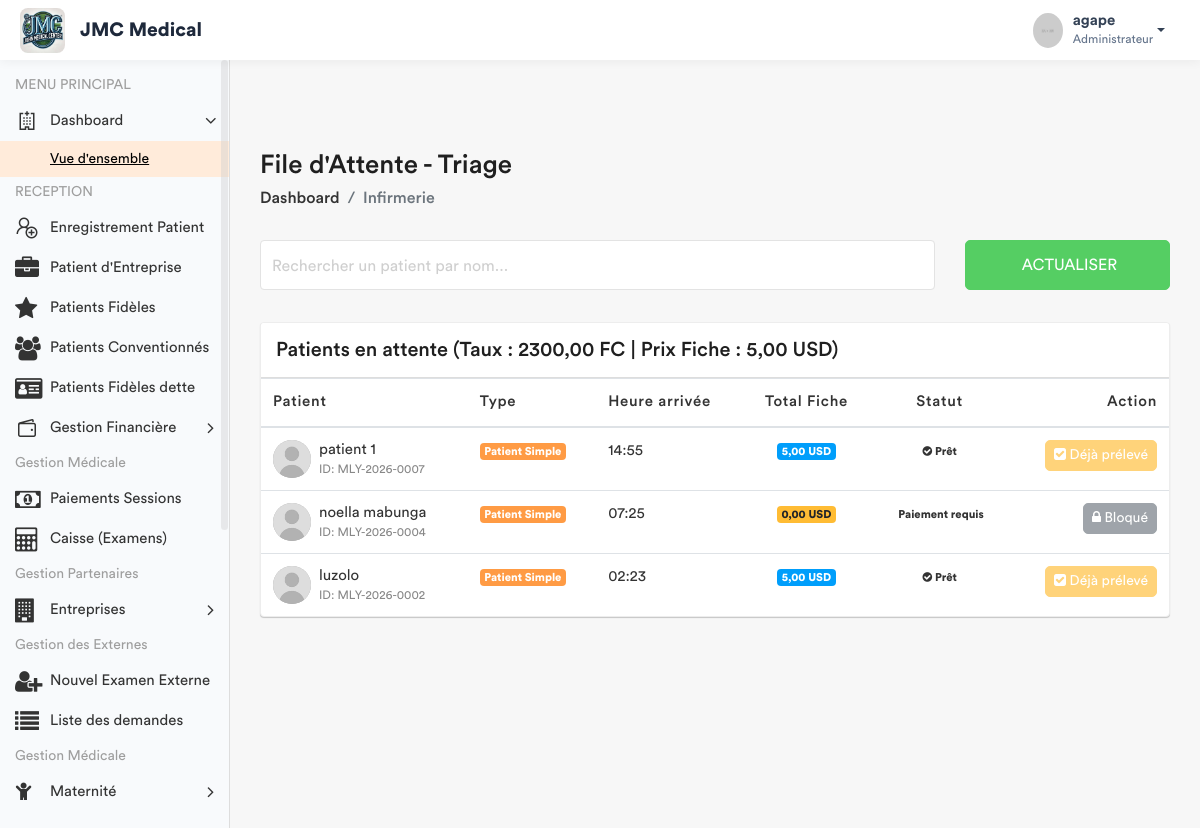
The app's page /infirmerie/attente/ (signed in) with its own data.
### app/models.py (models this page shows, shortened)
class ConfigurationHopital(models.Model):
    taux_usd_en_cdf = models.DecimalField(max_digits=10, decimal_places=2, default=Decimal('2500.00'))
    derniere_mise_a_jour = models.DateTimeField(auto_now=True)
    class Meta:
        verbose_name = "Configuration du Taux"
    @classmethod
    def get_taux(cls):
        config = cls.objects.first()
        if config:
            return config.taux_usd_en_cdf
        return Decimal('2500.00')

class Prestation(models.Model):
    CATEGORIES = [
        ('ADM', 'Administratif'),
        ('CONS', 'Consultation'),
        ('LABO', 'Laboratoire'),
        ('SOIN', 'Soins'),
        ('ECHO', 'Échographie'),
        ('RADIO', 'Radiologie'),
        ('SCAN', 'Scanner'),
        ('IRM', 'IRM'),
        ('CARDIO', 'Cardiographie'),
        ('GYNECO', 'Gynécographie'),
        ('ONCO', 'Oncologie'),
        ('ORTHO', 'Orthopédie'),
        ('DERMA', 'Dermatologie'),
        ('OPHTA', 'Ophtalmologie'),
        ('PSY', 'Psychiatrie'),
        ('KINE', 'Rééducation / Kinésithérapie'),
        ('MED', 'Acte Médical'),
        ('CHIR', 'Acte Chirurgical'),
        ('CONS_MAT', 'Consultation Maternité'),
        ('MAT', 'Forfait Maternité / Accouchement'),
    ]
    libelle = models.CharField(max_length=200, verbose_name="Libellé")
    categorie = models.CharField(max_length=10, choices=CATEGORIES, verbose_name="Catégorie")
    prix = models.DecimalField(max_digits=10, decimal_places=2, default=Decimal('0.00'), verbose_name="Prix (USD)")
    hopital =  models.ForeignKey(Hopital, on_delete= models.SET_NULL , null = True , related_name = 'hopital_prestation')
    valeur_normale = models.CharField(
        max_length=150, blank=True, null=True,
        verbose_name="Valeur Normale / Référence (Labo uniquement)",
        help_text="Ex: 70-110 mg/dl, Négatif, etc."
    )
    class Meta:
        verbose_name = "Prestation"
        verbose_name_plural = "Prestations"

class Patient(models.Model):
    TYPE_CHOICES = [
        ('SIMPLE', 'Patient Simple'),
        ('FIDELE', 'Patient Fidèle'),
        ('CONVENTIONNE', 'Patient Conventionné'),
    ]
    code_patient = models.CharField(max_length=20, unique=True, editable=False)
    noms = models.CharField(max_length=100)
    service = models.ForeignKey('Service', on_delete=models.PROTECT, related_name='patients', null=True)
    sexe = models.CharField(max_length=1, choices=[('M', 'Masculin'), ('F', 'Féminin')])
    age = models.CharField(max_length=30)
    adresse = models.TextField()
    telephone = models.CharField(max_length=20)
    hopital = models.ForeignKey(Hopital , on_delete=models.SET_NULL , related_name= 'patient_hopital', null = True)
    type_patient = models.CharField(max_length=15, choices=TYPE_CHOICES, default='SIMPLE')
    a_carte_fidelite = models.BooleanField(default=False, verbose_name="Possède carte de fidélité")
    entreprise = models.ForeignKey(
        'Entreprise',
        on_delete=models.SET_NULL,
        null=True,
        blank=True,
        related_name='patients',
        verbose_name="Entreprise (si conventionné)"
    )
    fiche_payee = models.BooleanField(default=False)
    created_by = models.ForeignKey(User, on_delete=models.SET_NULL, null=True, related_name='patients_crees')
    date_creation = models.DateTimeField(auto_now_add=True)
    date_modification = models.DateTimeField(auto_now=True)

### app/views.py (the view)
# urls.py: path('infirmerie/attente/', views.liste_attente_triage, name='liste_attente_triage'),
@login_required
def liste_attente_triage(request):
    taux = ConfigurationHopital.get_taux()
    role = Fonction.objects.select_related('hopital', 'fonctionKey').filter(userKey=request.user).first()
    hopital_user = role.hopital if role else None
    if not hopital_user:
        messages.error(request, "Votre compte n'est rattaché à aucun hôpital.")
        return redirect('enregistrement_patient')
    prestation_fiche = Prestation.objects.filter(
        categorie='ADM',
        libelle__icontains='Fiche',
        hopital=hopital_user
    ).first()
    prix_fiche_usd = prestation_fiche.prix if prestation_fiche else Decimal('6.00')
    patients_liste = Patient.objects.filter(hopital=hopital_user).order_by('-date_creation')
    for patient in patients_liste:
        if patient.type_patient != 'SIMPLE':
            patient.a_solde_fiche = True
            patient.total_fiche_usd = Decimal('0.00')
            patient.doit_payer_fiche = False
        else:
            patient.doit_payer_fiche = True
            paiements = Paiement.objects.filter(patient=patient, service='FICHE', hopital=hopital_user)
            total_paye_usd = sum([
                p.montant_verse if p.devise == 'USD' else (p.montant_verse / taux)
                for p in paiements
            ], Decimal('0.00'))
            patient.total_fiche_usd = total_paye_usd
            patient.a_solde_fiche = total_paye_usd >= prix_fiche_usd
        patient.a_signes_vitaux_deja_pris = SigneVital.objects.filter(patient=patient).exists()
    fonctionKey = role.fonctionKey.roleName if (role and role.fonctionKey) else None
    return render(request, 'back-end/infirmerie/liste_attente.html', {
        'patients': patients_liste,
        'taux': taux,
        'prix_fiche': prix_fiche_usd,
        'fonctionKey': fonctionKey
    })

### app/templates/back-end/infirmerie/liste_attente.html (shortened to what this page needs)
<!DOCTYPE html>
{% load static %}
<html lang="fr">
    <head>
        {% include 'back-end/includes/css.html' %}
    </head>
    <body>
        <div class="main-wrapper">
            {% include 'back-end/includes/header.html' %}
            {% include 'back-end/includes/sidebar.html' %}
            <div class="page-wrapper">
                <div class="content container-fluid">
                    <div class="page-header">
                        <div class="row align-items-center">
                            <div class="col">
                                <h3 class="page-title">File d'Attente - Triage</h3>
                                <ul class="breadcrumb">
                                    <li class="breadcrumb-item"><a href="{% url 'dashboard' %}">Dashboard</a></li>
                                    <li class="breadcrumb-item active">Infirmerie</li>
                                </ul>
                            </div>
                        </div>
                    </div>
                    <div class="row filter-row">
                        <div class="col-sm-9 col-md-9">
                            <div class="form-group form-focus">
                                <input type="text" id="searchPatient" class="form-control floating" onkeyup="filterTable()">
                                <label class="focus-label">Rechercher un patient par nom...</label>
                            </div>
                        </div>
                        <div class="col-sm-3 col-md-3">
                            <button class="btn btn-success btn-block" onclick="window.location.reload();">  Actualiser </button>
                        </div>
                    </div>
                    <div class="card card-table mt-3">
                        <div class="card-header">
                            <h4 class="card-title mb-0">Patients en attente (Taux : {{ taux }} FC | Prix Fiche : {{ prix_fiche }} USD)</h4>
                        </div>
                        <div class="card-body">
                            <div class="table-responsive">
                                <table class="table table-hover table-center mb-0" id="patientTable">
                                    <thead>
                                        <tr>
                                            <th>Patient</th>
                                            <th>Type</th>
                                            <th>Heure arrivée</th>
                                            <th class="text-center">Total Fiche</th>
                                            <th class="text-center">Statut</th>
                                            <th class="text-right">Action</th>
                                        </tr>
                                    </thead>
                                    <tbody>
                                        {% for patient in patients %}
                                        <tr>
                                            <td>
                                                <h2 class="table-avatar">
                                                    <a href="#" class="avatar avatar-sm mr-2">
                                                        <img class="avatar-img rounded-circle" src="{% static 'back-end/assets/img/user.jpg' %}" alt="User">
                                                    </a>
                                                    <a href="#">{{ patient.noms }} <span>ID: {{ patient.code_patient }}</span></a>
                                                </h2>
                                            </td>
                                            <td><span class="badge badge-primary">{{ patient.get_type_patient_display }}</span></td>
                                            <td>{{ patient.date_creation|date:"H:i" }}</td>
                                            <td class="text-center">
                                                <span class="badge {% if patient.a_solde_fiche %}badge-info{% else %}badge-warning{% endif %}">
                                                    {{ patient.total_fiche_usd|floatformat:2 }} USD
                                                </span>
                                            </td>
                                            <td class="text-center">
                                                {% if patient.a_solde_fiche %}
                                                    <span class="badge badge-success-border"><i class="fa fa-check-circle"></i> Prêt</span>
                                                {% else %}
                                                    <span class="badge badge-danger-border"> Paiement requis</span>
                                                {% endif %}
                                            </td>
                                            <td class="text-right">
                                                {% if not patient.a_solde_fiche and patient.doit_payer_fiche %}
                                                    <button class="btn btn-secondary btn-sm" disabled title="Le patient doit solder {{ prix_fiche }} USD">
                                                        <i class="fa fa-lock"></i> Bloqué
                                                    </button>
                                                {% elif patient.a_signes_vitaux_deja_pris %}
                                                    <button class="btn btn-warning btn-sm" disabled>
                                                        <i class="fa fa-check-square"></i> Déjà prélevé
                                                    </button>
                                                {% else %}
                                                    <a href="{% url 'saisir_signes' patient.id %}" class="btn btn-primary btn-sm">
                                                        <i class="fa fa-stethoscope"></i> Signes Vitaux
                                                    </a>
                                                {% endif %}
                                            </td>
                                        </tr>
                                        {% empty %}
                                        <tr>
                                            <td colspan="6" class="text-center py-4">Aucun patient en attente.</td>
                                        </tr>
                                        {% endfor %}
                                    </tbody>
                                </table>
                            </div>
                        </div>
                    </div>
                </div>
            </div>
        </div>
    </body>
</html>

### app/templates/back-end/includes/header.html (shortened to what this page needs)
{% load static %}
<header class="header-modern" style="background: #ffffff; height: 60px; box-shadow: 0 2px 10px rgba(0,0,0,0.05); display: flex; align-items: center; padding: 0 20px; position: relative; z-index: 1060;">
    <div class="header-left" style="display: flex; align-items: center;">
        <a href="{% url 'home' %}" class="logo">
            <img src="{% static 'front-end/assets/img/dr/jmc.jpeg' %}" width="45" height="45" alt="Moyanoli" style="border-radius: 8px;">
        </a>
        <span style="font-weight: 700; font-size: 1.2rem; margin-left: 15px; color: #1e293b;">JMC Medical</span>
    </div>
    <ul class="nav user-menu" style="list-style: none; display: flex; align-items: center; margin-left: auto;">
        <li class="nav-item dropdown has-arrow main-drop">
            <a href="#" class="dropdown-toggle nav-link" data-toggle="dropdown" style="display: flex; align-items: center; color: #334155; text-decoration: none;">
                <span class="user-img" style="margin-right: 10px;">
                    <img src="{% static 'back-end/assets/img/profiles/avatar-21.jpg' %}" width="35" height="35" alt="User" style="border-radius: 50%;">
                </span>
                <div style="line-height: 1.2;">
                    <span style="font-weight: 600; display: block;">{{ user.username }}</span>
                    <span style="font-size: 0.75rem; color: #64748b;">Administrateur</span>
                </div>
            </a>
        </li>
    </ul>
</header>

### records on screen
ConfigurationHopital: taux_usd_en_cdf "2300,00"
Prestation: prix "5,00"
Patient: noms "patient 1", code_patient "MLY-2026-0007", type_patient "Patient Simple", date_creation "14:55", total_fiche_usd "5,00", shows "Prêt", shows "Déjà prélevé"
Patient: noms "noella mabunga", code_patient "MLY-2026-0004", type_patient "Patient Simple", date_creation "07:25", total_fiche_usd "0,00", shows "Paiement requis"
Patient: noms "luzolo", code_patient "MLY-2026-0002", type_patient "Patient Simple", date_creation "02:23", total_fiche_usd "5,00", shows "Prêt", shows "Déjà prélevé"

### other values on screen
{{ user.username }} "agape"
